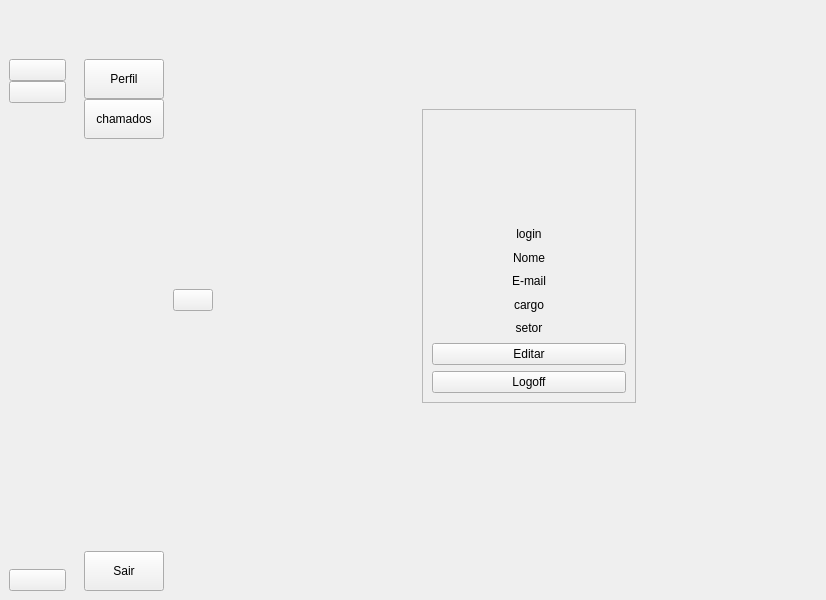
<?xml version="1.0" encoding="UTF-8"?>
<ui version="4.0">
 <class>Usuario</class>
 <widget class="QMainWindow" name="Usuario">
  <property name="geometry">
   <rect>
    <x>0</x>
    <y>0</y>
    <width>826</width>
    <height>600</height>
   </rect>
  </property>
  <property name="windowTitle">
   <string>Usuario</string>
  </property>
  <property name="animated">
   <bool>true</bool>
  </property>
  <widget class="QWidget" name="centralwidget">
   <layout class="QGridLayout" name="gridLayout">
    <property name="leftMargin">
     <number>0</number>
    </property>
    <property name="topMargin">
     <number>0</number>
    </property>
    <property name="rightMargin">
     <number>0</number>
    </property>
    <property name="bottomMargin">
     <number>0</number>
    </property>
    <property name="spacing">
     <number>0</number>
    </property>
    <item row="0" column="0">
     <widget class="QWidget" name="apenasIcone" native="true">
      <property name="sizePolicy">
       <sizepolicy hsizetype="Fixed" vsizetype="Preferred">
        <horstretch>0</horstretch>
        <verstretch>0</verstretch>
       </sizepolicy>
      </property>
      <property name="maximumSize">
       <size>
        <width>75</width>
        <height>16777215</height>
       </size>
      </property>
      <layout class="QVBoxLayout" name="verticalLayout_3">
       <property name="spacing">
        <number>0</number>
       </property>
       <item>
        <layout class="QHBoxLayout" name="horizontalLayout_2">
         <property name="spacing">
          <number>0</number>
         </property>
         <item>
          <spacer name="horizontalSpacer">
           <property name="orientation">
            <enum>Qt::Orientation::Horizontal</enum>
           </property>
           <property name="sizeHint" stdset="0">
            <size>
             <width>40</width>
             <height>20</height>
            </size>
           </property>
          </spacer>
         </item>
         <item>
          <widget class="QLabel" name="label">
           <property name="minimumSize">
            <size>
             <width>50</width>
             <height>50</height>
            </size>
           </property>
           <property name="maximumSize">
            <size>
             <width>50</width>
             <height>50</height>
            </size>
           </property>
           <property name="text">
            <string/>
           </property>
           <property name="pixmap">
            <pixmap resource="scr/user_resource.qrc">:/icon/icon/computador.png</pixmap>
           </property>
           <property name="scaledContents">
            <bool>true</bool>
           </property>
           <property name="alignment">
            <set>Qt::AlignmentFlag::AlignCenter</set>
           </property>
           <property name="wordWrap">
            <bool>false</bool>
           </property>
          </widget>
         </item>
         <item>
          <spacer name="horizontalSpacer_2">
           <property name="orientation">
            <enum>Qt::Orientation::Horizontal</enum>
           </property>
           <property name="sizeHint" stdset="0">
            <size>
             <width>40</width>
             <height>20</height>
            </size>
           </property>
          </spacer>
         </item>
        </layout>
       </item>
       <item>
        <layout class="QVBoxLayout" name="verticalLayout">
         <property name="spacing">
          <number>0</number>
         </property>
         <item>
          <widget class="QPushButton" name="btn_perfil">
           <property name="text">
            <string/>
           </property>
           <property name="icon">
            <iconset resource="scr/user_resource.qrc">
             <normaloff>:/icon/icon/vecteezy_user-profile-icon-profile-avatar-user-icon-male-icon_20911739.png</normaloff>:/icon/icon/vecteezy_user-profile-icon-profile-avatar-user-icon-male-icon_20911739.png</iconset>
           </property>
           <property name="iconSize">
            <size>
             <width>30</width>
             <height>30</height>
            </size>
           </property>
           <property name="checkable">
            <bool>true</bool>
           </property>
           <property name="autoExclusive">
            <bool>true</bool>
           </property>
          </widget>
         </item>
         <item>
          <widget class="QPushButton" name="btn_chamado">
           <property name="text">
            <string/>
           </property>
           <property name="icon">
            <iconset resource="scr/user_resource.qrc">
             <normaloff>:/icon/icon/user-interface.png</normaloff>:/icon/icon/user-interface.png</iconset>
           </property>
           <property name="iconSize">
            <size>
             <width>30</width>
             <height>30</height>
            </size>
           </property>
           <property name="checkable">
            <bool>true</bool>
           </property>
           <property name="autoExclusive">
            <bool>true</bool>
           </property>
          </widget>
         </item>
        </layout>
       </item>
       <item>
        <spacer name="verticalSpacer">
         <property name="orientation">
          <enum>Qt::Orientation::Vertical</enum>
         </property>
         <property name="sizeHint" stdset="0">
          <size>
           <width>20</width>
           <height>393</height>
          </size>
         </property>
        </spacer>
       </item>
       <item>
        <widget class="QPushButton" name="pushButton_3">
         <property name="text">
          <string/>
         </property>
         <property name="icon">
          <iconset resource="scr/user_resource.qrc">
           <normaloff>:/icon/icon/sair.png</normaloff>:/icon/icon/sair.png</iconset>
         </property>
         <property name="iconSize">
          <size>
           <width>30</width>
           <height>30</height>
          </size>
         </property>
         <property name="checkable">
          <bool>true</bool>
         </property>
         <property name="autoExclusive">
          <bool>true</bool>
         </property>
        </widget>
       </item>
      </layout>
     </widget>
    </item>
    <item row="0" column="2">
     <widget class="QPushButton" name="pushButton_7">
      <property name="text">
       <string/>
      </property>
      <property name="icon">
       <iconset theme="QIcon::ThemeIcon::MediaSeekForward"/>
      </property>
      <property name="shortcut">
       <string notr="true"/>
      </property>
      <property name="checkable">
       <bool>true</bool>
      </property>
      <property name="autoExclusive">
       <bool>false</bool>
      </property>
     </widget>
    </item>
    <item row="0" column="1">
     <widget class="QWidget" name="iconeEnome" native="true">
      <layout class="QVBoxLayout" name="verticalLayout_4">
       <property name="spacing">
        <number>0</number>
       </property>
       <item>
        <layout class="QHBoxLayout" name="horizontalLayout">
         <property name="spacing">
          <number>0</number>
         </property>
         <item>
          <widget class="QLabel" name="label_2">
           <property name="minimumSize">
            <size>
             <width>50</width>
             <height>50</height>
            </size>
           </property>
           <property name="maximumSize">
            <size>
             <width>50</width>
             <height>50</height>
            </size>
           </property>
           <property name="text">
            <string/>
           </property>
           <property name="pixmap">
            <pixmap resource="scr/user_resource.qrc">:/icon/icon/computador.png</pixmap>
           </property>
           <property name="scaledContents">
            <bool>true</bool>
           </property>
           <property name="alignment">
            <set>Qt::AlignmentFlag::AlignCenter</set>
           </property>
           <property name="wordWrap">
            <bool>false</bool>
           </property>
          </widget>
         </item>
        </layout>
       </item>
       <item>
        <layout class="QVBoxLayout" name="verticalLayout_2">
         <property name="spacing">
          <number>0</number>
         </property>
         <item>
          <widget class="QPushButton" name="btn_perfil_aberto">
           <property name="minimumSize">
            <size>
             <width>0</width>
             <height>40</height>
            </size>
           </property>
           <property name="text">
            <string>Perfil</string>
           </property>
           <property name="icon">
            <iconset resource="scr/user_resource.qrc">
             <normaloff>:/icon/icon/vecteezy_user-profile-icon-profile-avatar-user-icon-male-icon_20911739.png</normaloff>:/icon/icon/vecteezy_user-profile-icon-profile-avatar-user-icon-male-icon_20911739.png</iconset>
           </property>
           <property name="iconSize">
            <size>
             <width>20</width>
             <height>20</height>
            </size>
           </property>
           <property name="checkable">
            <bool>true</bool>
           </property>
           <property name="autoExclusive">
            <bool>true</bool>
           </property>
          </widget>
         </item>
         <item>
          <widget class="QPushButton" name="btn_chamados_aberto">
           <property name="minimumSize">
            <size>
             <width>0</width>
             <height>40</height>
            </size>
           </property>
           <property name="text">
            <string>chamados</string>
           </property>
           <property name="icon">
            <iconset resource="scr/user_resource.qrc">
             <normaloff>:/icon/icon/user-interface.png</normaloff>:/icon/icon/user-interface.png</iconset>
           </property>
           <property name="iconSize">
            <size>
             <width>20</width>
             <height>20</height>
            </size>
           </property>
           <property name="checkable">
            <bool>true</bool>
           </property>
           <property name="autoExclusive">
            <bool>true</bool>
           </property>
          </widget>
         </item>
        </layout>
       </item>
       <item>
        <spacer name="verticalSpacer_2">
         <property name="orientation">
          <enum>Qt::Orientation::Vertical</enum>
         </property>
         <property name="sizeHint" stdset="0">
          <size>
           <width>20</width>
           <height>387</height>
          </size>
         </property>
        </spacer>
       </item>
       <item>
        <widget class="QPushButton" name="pushButton_6">
         <property name="minimumSize">
          <size>
           <width>0</width>
           <height>40</height>
          </size>
         </property>
         <property name="text">
          <string>Sair</string>
         </property>
         <property name="icon">
          <iconset resource="scr/user_resource.qrc">
           <normaloff>:/icon/icon/sair.png</normaloff>:/icon/icon/sair.png</iconset>
         </property>
         <property name="iconSize">
          <size>
           <width>20</width>
           <height>20</height>
          </size>
         </property>
         <property name="checkable">
          <bool>true</bool>
         </property>
         <property name="autoExclusive">
          <bool>true</bool>
         </property>
        </widget>
       </item>
      </layout>
     </widget>
    </item>
    <item row="0" column="3">
     <widget class="QWidget" name="widget_3" native="true">
      <layout class="QVBoxLayout" name="verticalLayout_5">
       <item>
        <widget class="QStackedWidget" name="stackedWidget">
         <property name="currentIndex">
          <number>0</number>
         </property>
         <widget class="QWidget" name="pgPerfil">
          <widget class="QFrame" name="frame">
           <property name="geometry">
            <rect>
             <x>200</x>
             <y>100</y>
             <width>214</width>
             <height>294</height>
            </rect>
           </property>
           <property name="frameShape">
            <enum>QFrame::Shape::StyledPanel</enum>
           </property>
           <property name="frameShadow">
            <enum>QFrame::Shadow::Raised</enum>
           </property>
           <layout class="QVBoxLayout" name="verticalLayout_7">
            <item>
             <layout class="QHBoxLayout" name="horizontalLayout_3">
              <item>
               <spacer name="horizontalSpacer_3">
                <property name="orientation">
                 <enum>Qt::Orientation::Horizontal</enum>
                </property>
                <property name="sizeHint" stdset="0">
                 <size>
                  <width>40</width>
                  <height>20</height>
                 </size>
                </property>
               </spacer>
              </item>
              <item>
               <widget class="QLabel" name="label_4">
                <property name="sizePolicy">
                 <sizepolicy hsizetype="Fixed" vsizetype="Preferred">
                  <horstretch>0</horstretch>
                  <verstretch>0</verstretch>
                 </sizepolicy>
                </property>
                <property name="minimumSize">
                 <size>
                  <width>100</width>
                  <height>100</height>
                 </size>
                </property>
                <property name="maximumSize">
                 <size>
                  <width>100</width>
                  <height>100</height>
                 </size>
                </property>
                <property name="text">
                 <string/>
                </property>
                <property name="pixmap">
                 <pixmap resource="scr/user_resource.qrc">:/icon/icon/user proile.png</pixmap>
                </property>
                <property name="scaledContents">
                 <bool>true</bool>
                </property>
                <property name="alignment">
                 <set>Qt::AlignmentFlag::AlignCenter</set>
                </property>
                <property name="wordWrap">
                 <bool>false</bool>
                </property>
               </widget>
              </item>
              <item>
               <spacer name="horizontalSpacer_4">
                <property name="orientation">
                 <enum>Qt::Orientation::Horizontal</enum>
                </property>
                <property name="sizeHint" stdset="0">
                 <size>
                  <width>40</width>
                  <height>20</height>
                 </size>
                </property>
               </spacer>
              </item>
             </layout>
            </item>
            <item>
             <layout class="QVBoxLayout" name="verticalLayout_6">
              <item>
               <widget class="QLabel" name="LB_login">
                <property name="text">
                 <string>login</string>
                </property>
                <property name="alignment">
                 <set>Qt::AlignmentFlag::AlignCenter</set>
                </property>
               </widget>
              </item>
              <item>
               <widget class="QLabel" name="LB_email_2">
                <property name="text">
                 <string>Nome</string>
                </property>
                <property name="alignment">
                 <set>Qt::AlignmentFlag::AlignCenter</set>
                </property>
               </widget>
              </item>
              <item>
               <widget class="QLabel" name="LB_email">
                <property name="text">
                 <string>E-mail</string>
                </property>
                <property name="alignment">
                 <set>Qt::AlignmentFlag::AlignCenter</set>
                </property>
               </widget>
              </item>
              <item>
               <widget class="QLabel" name="LB_cargo">
                <property name="text">
                 <string>cargo</string>
                </property>
                <property name="alignment">
                 <set>Qt::AlignmentFlag::AlignCenter</set>
                </property>
               </widget>
              </item>
              <item>
               <widget class="QLabel" name="LB_setor">
                <property name="text">
                 <string>setor</string>
                </property>
                <property name="alignment">
                 <set>Qt::AlignmentFlag::AlignCenter</set>
                </property>
               </widget>
              </item>
             </layout>
            </item>
            <item>
             <widget class="QPushButton" name="BtnEditar">
              <property name="text">
               <string>Editar</string>
              </property>
             </widget>
            </item>
            <item>
             <widget class="QPushButton" name="BtnLogoff">
              <property name="text">
               <string>Logoff</string>
              </property>
             </widget>
            </item>
           </layout>
          </widget>
         </widget>
         <widget class="QWidget" name="pgChamados">
          <widget class="QTableWidget" name="TB_Chamados_usuario">
           <property name="geometry">
            <rect>
             <x>10</x>
             <y>350</y>
             <width>581</width>
             <height>231</height>
            </rect>
           </property>
           <column>
            <property name="text">
             <string>Status</string>
            </property>
           </column>
           <column>
            <property name="text">
             <string>Titulo</string>
            </property>
           </column>
           <column>
            <property name="text">
             <string>Descrição</string>
            </property>
           </column>
           <column>
            <property name="text">
             <string>Data de abertura</string>
            </property>
           </column>
          </widget>
          <widget class="QPushButton" name="BtnAbrirChamado">
           <property name="geometry">
            <rect>
             <x>80</x>
             <y>80</y>
             <width>75</width>
             <height>24</height>
            </rect>
           </property>
           <property name="text">
            <string>Abrir</string>
           </property>
          </widget>
          <widget class="QPushButton" name="BtnFecharChamado">
           <property name="geometry">
            <rect>
             <x>80</x>
             <y>110</y>
             <width>75</width>
             <height>24</height>
            </rect>
           </property>
           <property name="text">
            <string>fechar</string>
           </property>
          </widget>
          <widget class="QPushButton" name="BtnAlterarChamado">
           <property name="geometry">
            <rect>
             <x>80</x>
             <y>140</y>
             <width>75</width>
             <height>24</height>
            </rect>
           </property>
           <property name="text">
            <string>Alterar</string>
           </property>
          </widget>
          <widget class="QWidget" name="widget" native="true">
           <property name="geometry">
            <rect>
             <x>320</x>
             <y>60</y>
             <width>271</width>
             <height>251</height>
            </rect>
           </property>
           <layout class="QVBoxLayout" name="verticalLayout_10">
            <item>
             <layout class="QHBoxLayout" name="horizontalLayout_4">
              <item>
               <widget class="QLabel" name="label_9">
                <property name="maximumSize">
                 <size>
                  <width>50</width>
                  <height>16777215</height>
                 </size>
                </property>
                <property name="text">
                 <string>Status</string>
                </property>
                <property name="alignment">
                 <set>Qt::AlignmentFlag::AlignCenter</set>
                </property>
               </widget>
              </item>
              <item>
               <spacer name="horizontalSpacer_5">
                <property name="orientation">
                 <enum>Qt::Orientation::Horizontal</enum>
                </property>
                <property name="sizeType">
                 <enum>QSizePolicy::Policy::MinimumExpanding</enum>
                </property>
                <property name="sizeHint" stdset="0">
                 <size>
                  <width>40</width>
                  <height>20</height>
                 </size>
                </property>
               </spacer>
              </item>
              <item>
               <widget class="QComboBox" name="CBStatus">
                <property name="minimumSize">
                 <size>
                  <width>150</width>
                  <height>0</height>
                 </size>
                </property>
                <property name="maximumSize">
                 <size>
                  <width>150</width>
                  <height>16777215</height>
                 </size>
                </property>
               </widget>
              </item>
             </layout>
            </item>
            <item>
             <layout class="QHBoxLayout" name="horizontalLayout_5">
              <property name="spacing">
               <number>0</number>
              </property>
              <property name="leftMargin">
               <number>0</number>
              </property>
              <property name="topMargin">
               <number>0</number>
              </property>
              <property name="rightMargin">
               <number>0</number>
              </property>
              <property name="bottomMargin">
               <number>0</number>
              </property>
              <item>
               <widget class="QLabel" name="label_10">
                <property name="maximumSize">
                 <size>
                  <width>50</width>
                  <height>16777215</height>
                 </size>
                </property>
                <property name="text">
                 <string>Titulo</string>
                </property>
                <property name="alignment">
                 <set>Qt::AlignmentFlag::AlignCenter</set>
                </property>
               </widget>
              </item>
              <item>
               <spacer name="horizontalSpacer_6">
                <property name="orientation">
                 <enum>Qt::Orientation::Horizontal</enum>
                </property>
                <property name="sizeType">
                 <enum>QSizePolicy::Policy::MinimumExpanding</enum>
                </property>
                <property name="sizeHint" stdset="0">
                 <size>
                  <width>5</width>
                  <height>5</height>
                 </size>
                </property>
               </spacer>
              </item>
              <item>
               <widget class="QLineEdit" name="edtTitulo"/>
              </item>
             </layout>
            </item>
            <item>
             <layout class="QVBoxLayout" name="verticalLayout_11">
              <property name="spacing">
               <number>0</number>
              </property>
              <property name="leftMargin">
               <number>0</number>
              </property>
              <property name="topMargin">
               <number>0</number>
              </property>
              <property name="rightMargin">
               <number>0</number>
              </property>
              <property name="bottomMargin">
               <number>0</number>
              </property>
              <item>
               <widget class="QLabel" name="label_11">
                <property name="maximumSize">
                 <size>
                  <width>50</width>
                  <height>16777215</height>
                 </size>
                </property>
                <property name="text">
                 <string>Descrição</string>
                </property>
                <property name="alignment">
                 <set>Qt::AlignmentFlag::AlignCenter</set>
                </property>
               </widget>
              </item>
              <item>
               <spacer name="verticalSpacer_3">
                <property name="orientation">
                 <enum>Qt::Orientation::Vertical</enum>
                </property>
                <property name="sizeType">
                 <enum>QSizePolicy::Policy::Fixed</enum>
                </property>
                <property name="sizeHint" stdset="0">
                 <size>
                  <width>5</width>
                  <height>5</height>
                 </size>
                </property>
               </spacer>
              </item>
              <item>
               <widget class="QTextEdit" name="TEdescricao"/>
              </item>
             </layout>
            </item>
            <item>
             <layout class="QHBoxLayout" name="horizontalLayout_11">
              <property name="spacing">
               <number>0</number>
              </property>
              <property name="leftMargin">
               <number>0</number>
              </property>
              <property name="topMargin">
               <number>0</number>
              </property>
              <property name="rightMargin">
               <number>0</number>
              </property>
              <property name="bottomMargin">
               <number>0</number>
              </property>
              <item>
               <widget class="QLabel" name="label_21">
                <property name="maximumSize">
                 <size>
                  <width>50</width>
                  <height>16777215</height>
                 </size>
                </property>
                <property name="text">
                 <string>Data</string>
                </property>
                <property name="alignment">
                 <set>Qt::AlignmentFlag::AlignCenter</set>
                </property>
               </widget>
              </item>
              <item>
               <spacer name="horizontalSpacer_11">
                <property name="orientation">
                 <enum>Qt::Orientation::Horizontal</enum>
                </property>
                <property name="sizeType">
                 <enum>QSizePolicy::Policy::MinimumExpanding</enum>
                </property>
                <property name="sizeHint" stdset="0">
                 <size>
                  <width>5</width>
                  <height>5</height>
                 </size>
                </property>
               </spacer>
              </item>
              <item>
               <widget class="QDateEdit" name="dateEdit"/>
              </item>
             </layout>
            </item>
           </layout>
          </widget>
         </widget>
        </widget>
       </item>
      </layout>
     </widget>
    </item>
   </layout>
  </widget>
 </widget>
 <resources>
  <include location="scr/user_resource.qrc"/>
 </resources>
 <connections>
  <connection>
   <sender>pushButton_7</sender>
   <signal>toggled(bool)</signal>
   <receiver>apenasIcone</receiver>
   <slot>setVisible(bool)</slot>
   <hints>
    <hint type="sourcelabel">
     <x>216</x>
     <y>301</y>
    </hint>
    <hint type="destinationlabel">
     <x>45</x>
     <y>301</y>
    </hint>
   </hints>
  </connection>
  <connection>
   <sender>pushButton_7</sender>
   <signal>toggled(bool)</signal>
   <receiver>iconeEnome</receiver>
   <slot>setHidden(bool)</slot>
   <hints>
    <hint type="sourcelabel">
     <x>216</x>
     <y>294</y>
    </hint>
    <hint type="destinationlabel">
     <x>156</x>
     <y>255</y>
    </hint>
   </hints>
  </connection>
  <connection>
   <sender>pushButton_3</sender>
   <signal>clicked()</signal>
   <receiver>Usuario</receiver>
   <slot>close()</slot>
   <hints>
    <hint type="sourcelabel">
     <x>57</x>
     <y>567</y>
    </hint>
    <hint type="destinationlabel">
     <x>270</x>
     <y>-19</y>
    </hint>
   </hints>
  </connection>
  <connection>
   <sender>pushButton_6</sender>
   <signal>clicked()</signal>
   <receiver>Usuario</receiver>
   <slot>close()</slot>
   <hints>
    <hint type="sourcelabel">
     <x>110</x>
     <y>569</y>
    </hint>
    <hint type="destinationlabel">
     <x>235</x>
     <y>92</y>
    </hint>
   </hints>
  </connection>
  <connection>
   <sender>btn_perfil</sender>
   <signal>toggled(bool)</signal>
   <receiver>btn_perfil_aberto</receiver>
   <slot>setChecked(bool)</slot>
   <hints>
    <hint type="sourcelabel">
     <x>45</x>
     <y>88</y>
    </hint>
    <hint type="destinationlabel">
     <x>145</x>
     <y>96</y>
    </hint>
   </hints>
  </connection>
  <connection>
   <sender>btn_chamado</sender>
   <signal>toggled(bool)</signal>
   <receiver>btn_chamados_aberto</receiver>
   <slot>setChecked(bool)</slot>
   <hints>
    <hint type="sourcelabel">
     <x>30</x>
     <y>131</y>
    </hint>
    <hint type="destinationlabel">
     <x>138</x>
     <y>136</y>
    </hint>
   </hints>
  </connection>
  <connection>
   <sender>pushButton_3</sender>
   <signal>toggled(bool)</signal>
   <receiver>pushButton_6</receiver>
   <slot>setChecked(bool)</slot>
   <hints>
    <hint type="sourcelabel">
     <x>30</x>
     <y>559</y>
    </hint>
    <hint type="destinationlabel">
     <x>160</x>
     <y>558</y>
    </hint>
   </hints>
  </connection>
  <connection>
   <sender>btn_perfil_aberto</sender>
   <signal>toggled(bool)</signal>
   <receiver>btn_perfil</receiver>
   <slot>setChecked(bool)</slot>
   <hints>
    <hint type="sourcelabel">
     <x>118</x>
     <y>83</y>
    </hint>
    <hint type="destinationlabel">
     <x>39</x>
     <y>86</y>
    </hint>
   </hints>
  </connection>
  <connection>
   <sender>btn_chamados_aberto</sender>
   <signal>toggled(bool)</signal>
   <receiver>btn_chamado</receiver>
   <slot>setChecked(bool)</slot>
   <hints>
    <hint type="sourcelabel">
     <x>138</x>
     <y>118</y>
    </hint>
    <hint type="destinationlabel">
     <x>36</x>
     <y>118</y>
    </hint>
   </hints>
  </connection>
  <connection>
   <sender>pushButton_6</sender>
   <signal>toggled(bool)</signal>
   <receiver>pushButton_3</receiver>
   <slot>setChecked(bool)</slot>
   <hints>
    <hint type="sourcelabel">
     <x>151</x>
     <y>544</y>
    </hint>
    <hint type="destinationlabel">
     <x>32</x>
     <y>548</y>
    </hint>
   </hints>
  </connection>
 </connections>
</ui>
